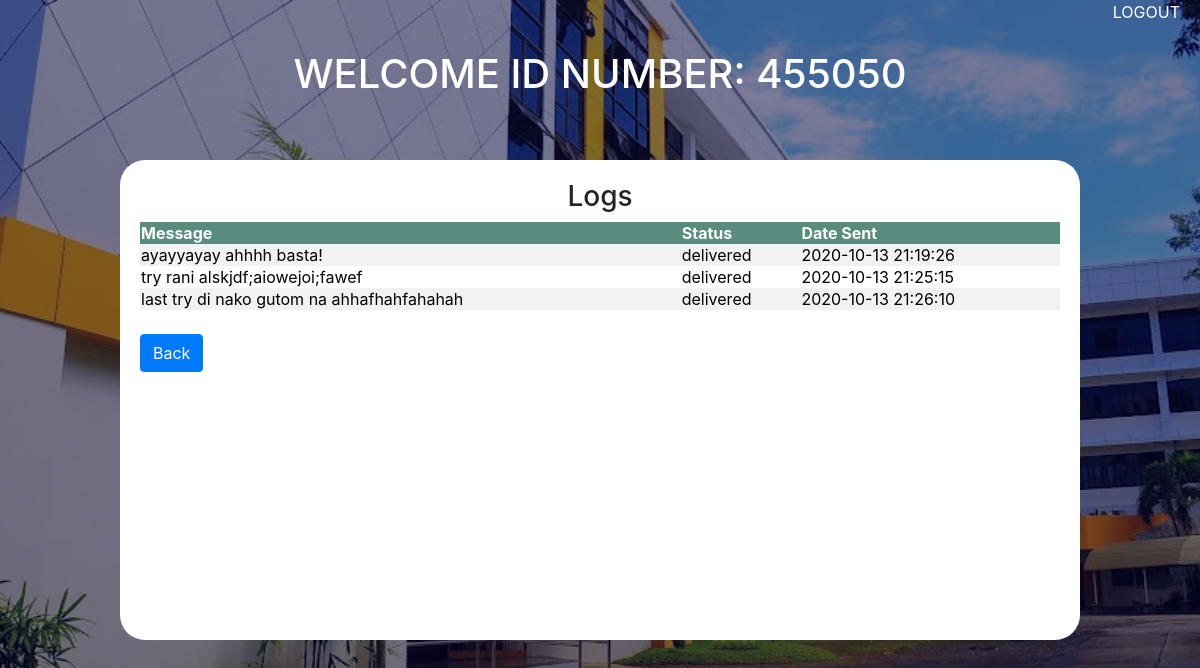
Screenshot of /messagelog.php?id=455050 (signed in) with the database file from the repository.
### tables this page shows
CREATE TABLE `message_log` (
  `user_id` int(8) NOT NULL,
  `message` text DEFAULT NULL,
  `status` varchar(25) DEFAULT NULL,
  `date_sent` timestamp NOT NULL DEFAULT current_timestamp()
);

### messagelog.php (the view, shortened to what this page needs)
<html>
<head>
    <link rel="stylesheet" href="css/font-awesome.min.css">
    <link rel="stylesheet" type="text/css" href="css/homestyle.css">
    <link rel="stylesheet" type="text/css" href="css/bootstrap.min.css">
</head>
<body>
    <a class="float-right logout" href="logout.php">LOGOUT </a>
    <h1 class="display-5">Welcome ID Number: <?php echo $_SESSION['user_id']; ?> </h1>
    <div class="container" id="mainCont">
        <div class="tableCont">
            <h3>Logs</h3>
            <table id="table">
                <tr>
                    <th>Message</th>
                    <th>Status</th>
                    <th>Date Sent</th>
                </tr>
                <?php
                $con = mysqli_connect('localhost','root','');
                mysqli_select_db($con, 'twilio_sms');
                $sql = "SELECT * FROM message_log WHERE user_id='".$_GET['id']."' ";
                $result = $con->query($sql);
                if($result->num_rows > 0) {
                    while($row = $result-> fetch_assoc()) {
            ?>
                <tr>
                    <td><?php echo $row["message"]; ?></td>
                    <td><?php echo $row["status"]; ?></td>
                    <td><?php echo $row["date_sent"]; ?></td>
                </tr>
                <?php
                    }
                }
            ?>
            </table><br>
            <a href="home.php" class="btn btn-primary">Back</a>
        </div>
    </div>
</body>
</html>

### css/homestyle.css (style rules this page uses)
body { background: linear-gradient(rgba(0,0,50,0.5),rgba(0,0,50,0.5)), url(../image/bg-2.jpg); background-size: cover; background-position: center; }
.tableCont { position: absolute; top: 50%; left: 50%; width: 80%; height: 60%; background-color: #ffffff; border-radius: 25px; padding: 20px; transform: translate(-50%,-50%); }
h3 { text-align: center; }
h1 { margin-top: 50px !important; text-align: center; color: #ffffff; text-transform: uppercase; }
.float-right { margin-right: 20px; margin-top: -50px !important; }
.logout { color: #ffffff; }
table { border-collapse: collapse; width: 100%; color: #000000; text-align: left; }
th { background-color: #588c7e; color: white; }
tr:nth-child(even) { background-color: #f2f2f2; }

### rows the page displays
message_log: message "ayayyayay ahhhh basta!", status "delivered", date_sent "2020-10-13 21:19:26"
message_log: message "try rani alskjdf;aiowejoi;fawef", status "delivered", date_sent "2020-10-13 21:25:15"
message_log: message "last try di nako gutom na ahhafhahfahahah", status "delivered", date_sent "2020-10-13 21:26:10"

### other values shown
$_SESSION['user_id'] "455050"
